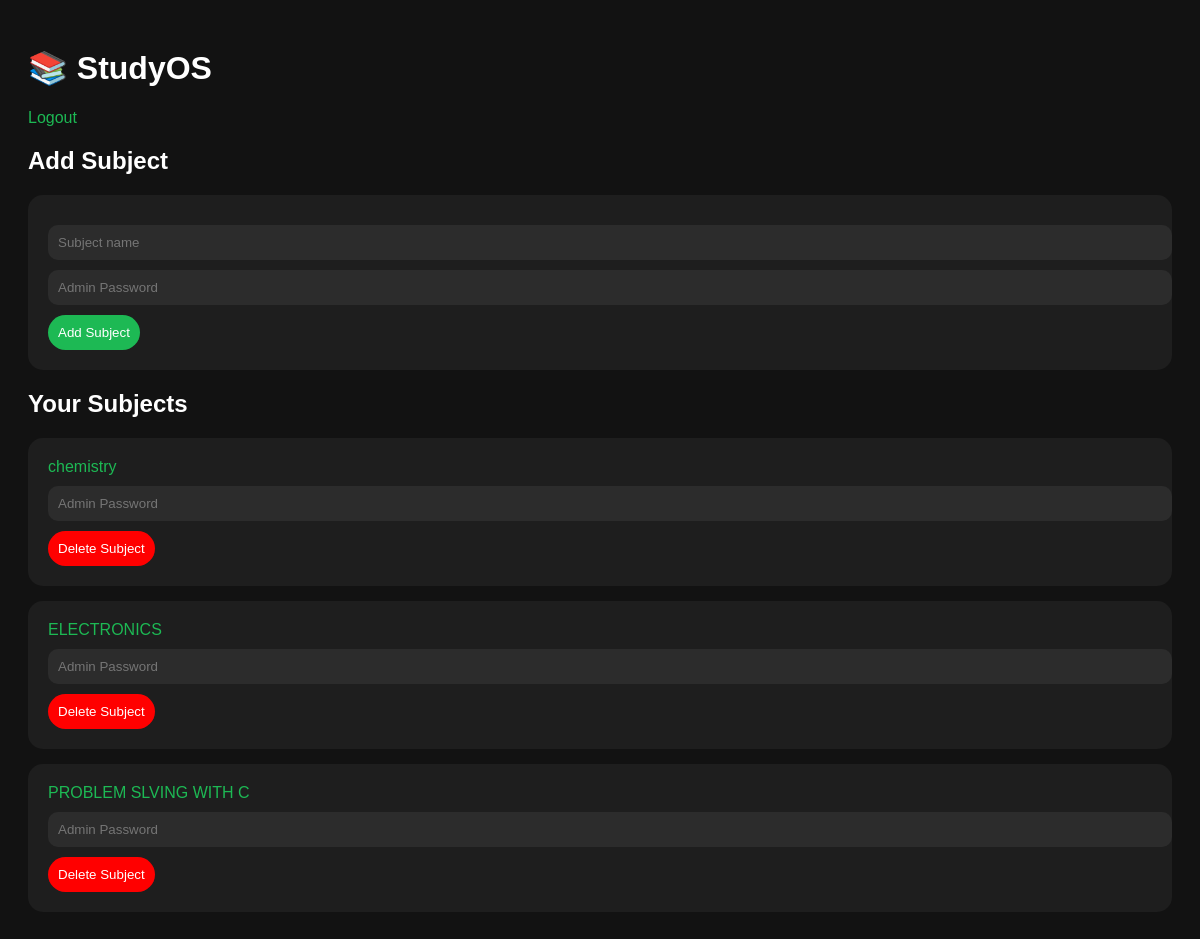
The page / (signed in) on the database as committed earlier.
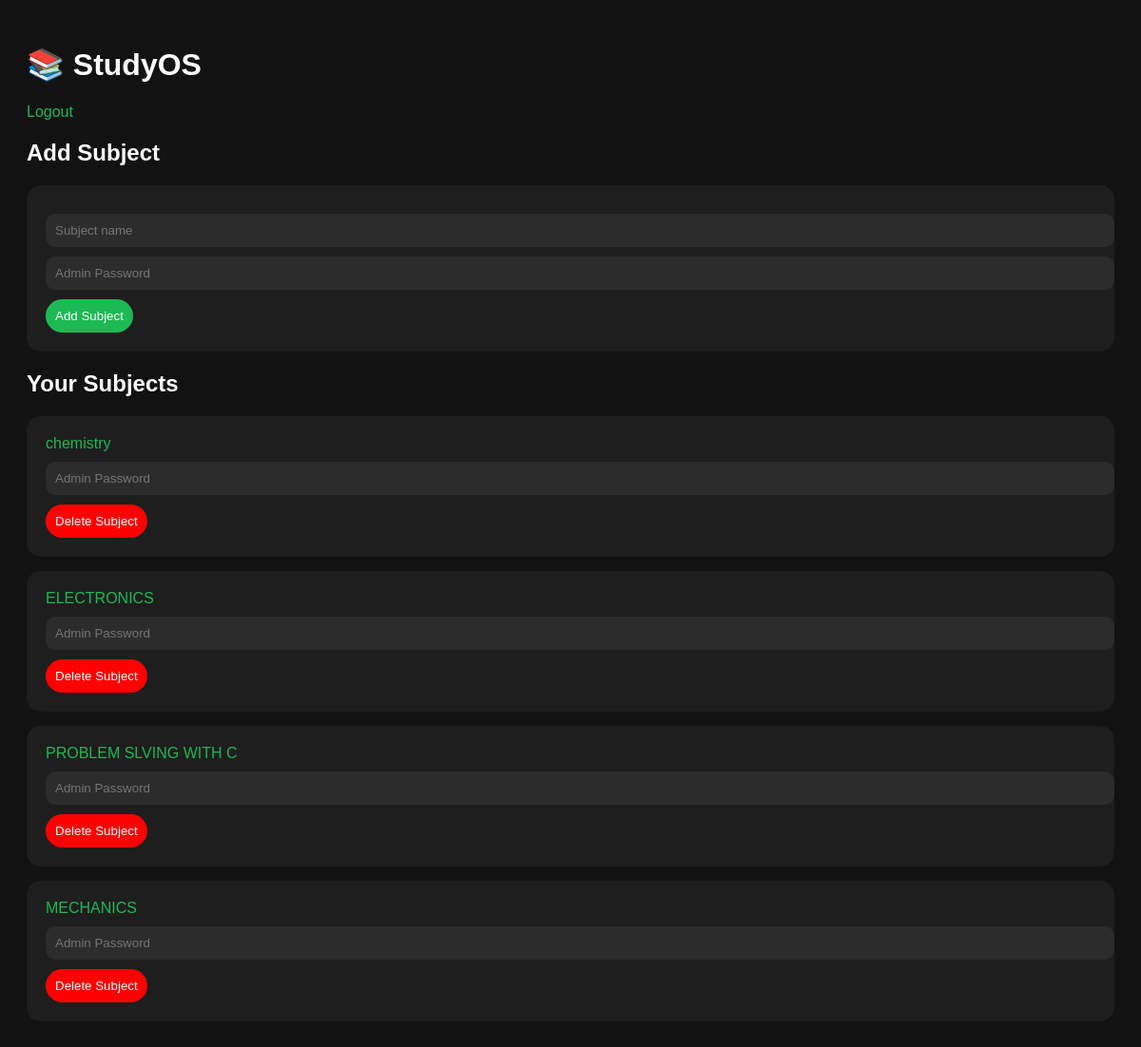
The same page on the database as committed later.
### app.py (models this page shows)
class Subject(db.Model):
    id = db.Column(db.Integer, primary_key=True)
    name = db.Column(db.String(100), nullable=False)
    user_id = db.Column(db.Integer, db.ForeignKey('user.id'))

### app.py (the view, shortened to what this page needs)
@app.route('/', methods=['GET', 'POST'])
def home():
    if 'user_id' not in session:
        return redirect('/login')
    subjects = Subject.query.filter_by(user_id=session['user_id']).all()
    return render_template('index.html', subjects=subjects)

### templates/index.html (shortened to what this page needs)
<!DOCTYPE html>
<html>
<head>
</head>
<body>
<h1>📚 StudyOS</h1>
<a href="/logout">Logout</a>
<h2>Add Subject</h2>
<div class="card">
<form method="POST">
<input type="text" name="subject" placeholder="Subject name" required>
<input type="password" name="action_password" placeholder="Admin Password" required>
<button>Add Subject</button>
</form>
</div>
<h2>Your Subjects</h2>
{% for subject in subjects %}
<div class="card">
<a href="/subject/{{ subject.name }}">{{ subject.name }}</a>
<form method="POST" action="/delete_subject/{{ subject.name }}">
<input type="password" name="action_password" placeholder="Admin Password" required>
<button class="delete-btn">Delete Subject</button>
</form>
</div>
{% endfor %}
</body>
</html>

Rows that differ between the two databases and show on the page:
added Subject: name "MECHANICS"
